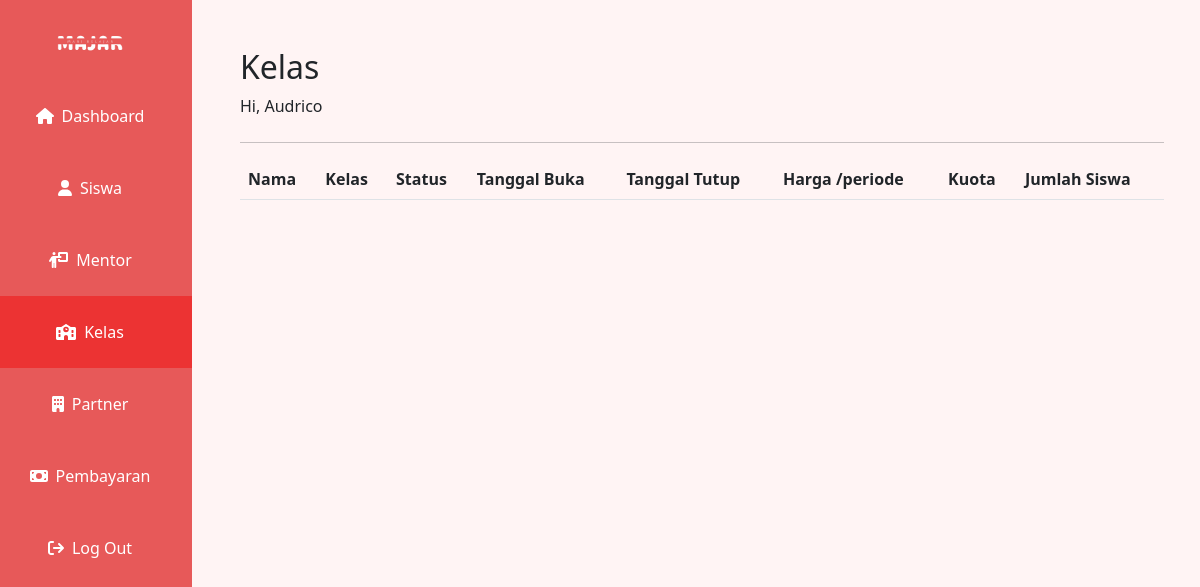
The app's page /kelas.php (signed in), older data.
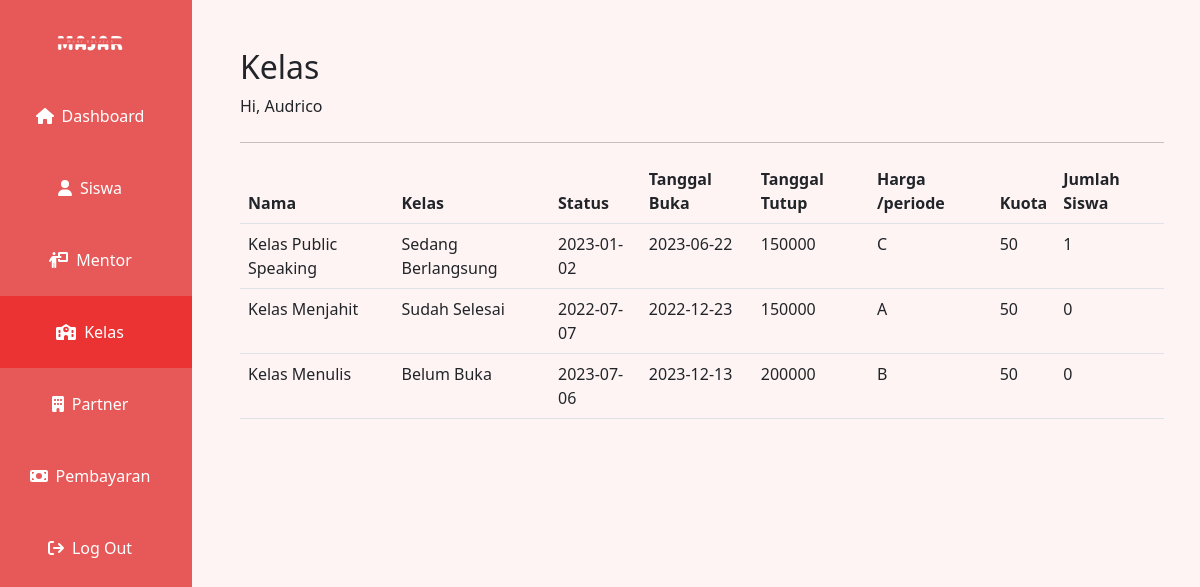
The same page, newer data.
### tables this page shows
CREATE TABLE `course` (
  `id` int(11) NOT NULL,
  `name` varchar(200) NOT NULL,
  `tanggal_buka` date NOT NULL,
  `tanggal_berakhir` date NOT NULL,
  `harga` int(11) NOT NULL,
  `kelas` varchar(200) NOT NULL,
  `description` varchar(200) NOT NULL,
  `kuota` int(11) NOT NULL
);

### kelas.php (the view, shortened to what this page needs)
<?php
include('phps/connect.php');
?>
<!doctype html>
<html lang="en">
<?php include "head.php"; ?>
<body>
    <div class="container-fluid text-center p-0" >
        <div class="row" style="min-height: 100vh;">
            <?php include './sidebar.php'; ?>
            <div class="col-sm-10 text-start p-5" style="background-color: #FFF4F4;">
                <h2>Kelas</h2>
                <p class="mb-4">Hi, <?php echo $_SESSION["full_name"]; ?></p>
                <hr>
                <table id="example" class="table">
                    <thead>
                        <th data-sortable="true">Nama</th>
                        <th data-sortable="true">Kelas</th>
                        <th data-sortable="true">Status</th>
                        <th data-sortable="true">Tanggal Buka</th>
                        <th data-sortable="true">Tanggal Tutup</th>
                        <th data-sortable="true">Harga /periode</th>
                        <th data-sortable="true">Kuota</th>
                        <th data-sortable="true">Jumlah Siswa</th>
                    </thead>
                    <tbody>
                        <?php
                            $sql = "SELECT c.id, c.name, (CASE WHEN NOW() < c.tanggal_buka THEN 'Belum Buka' WHEN (NOW() >= c.tanggal_buka AND NOW() <= c.tanggal_berakhir) THEN 'Sedang Berlangsung' WHEN Date(NOW()) > c.tanggal_berakhir THEN 'Sudah Selesai' END) AS status, c.tanggal_buka, c.tanggal_berakhir, c.harga, c.kelas, c.kuota
                            FROM course c
                            LEFT JOIN user_course uc ON uc.course_id = c.id";
                            $result = $conn->prepare($sql);
                            $result->execute();
                            foreach($result as $row){
                                $sql2 = "SELECT COUNT(uc.id) AS total_siswa
                                FROM user_course uc
                                WHERE uc.course_id = :course_id";
                                $result2 = $conn->prepare($sql2);
                                $result2->execute(["course_id" => $row['id']]);
                                $result2 = $result2 -> fetchAll()
                        ?>
                        <tr class="hoverablerow">
                            <form>
                                <td><?php echo $row['name'] ?><input type="hidden" name="name" value="<?php echo $row['name'] ?>"></td>
                                <td><?php echo $row['status'] ?><input type="hidden" name="status" value="<?php echo $row['status'] ?>"></td>
                                <td><?php echo $row['tanggal_buka'] ?><input type="hidden" name="tanggal_buka" value="<?php echo $row['tanggal_buka'] ?>"></td>
                                <td><?php echo $row['tanggal_berakhir'] ?><input type="hidden" name="tanggal_berakhir" value="<?php echo $row['tanggal_berakhir'] ?>"></td>
                                <td><?php echo $row['harga'] ?><input type="hidden" name="harga" value="<?php echo $row['harga'] ?>"></td>
                                <td><?php echo $row['kelas'] ?><input type="hidden" name="kelas" value="<?php echo $row['kelas'] ?>"></td>
                                <td><?php echo $row['kuota'] ?><input type="hidden" name="kuota" value="<?php echo $row['kuota'] ?>"></td>
                                <td><?php echo $result2[0]['total_siswa'] ?><input type="hidden" name="total_siswa" value="<?php echo $result2[0]['total_siswa'] ?>"></td>
                            </form>
                        </tr>
                        <?php
                            }
                        ?>
                    </tbody>
                </table>
            </div>
        </div>
    </div>
</body>
</html>

Row changes from the older to the newer data that the page shows:
added course: name "Kelas Public Speaking", status "Sedang Berlangsung", tanggal_buka "2023-01-02", tanggal_berakhir "2023-06-22", harga "150000", kelas "C", kuota "50", total_siswa "1"
added course: name "Kelas Menjahit", status "Sudah Selesai", tanggal_buka "2022-07-07", tanggal_berakhir "2022-12-23", harga "150000", kelas "A", kuota "50", total_siswa "0"
added course: name "Kelas Menulis", status "Belum Buka", tanggal_buka "2023-07-06", tanggal_berakhir "2023-12-13", harga "200000", kelas "B", kuota "50", total_siswa "0"
